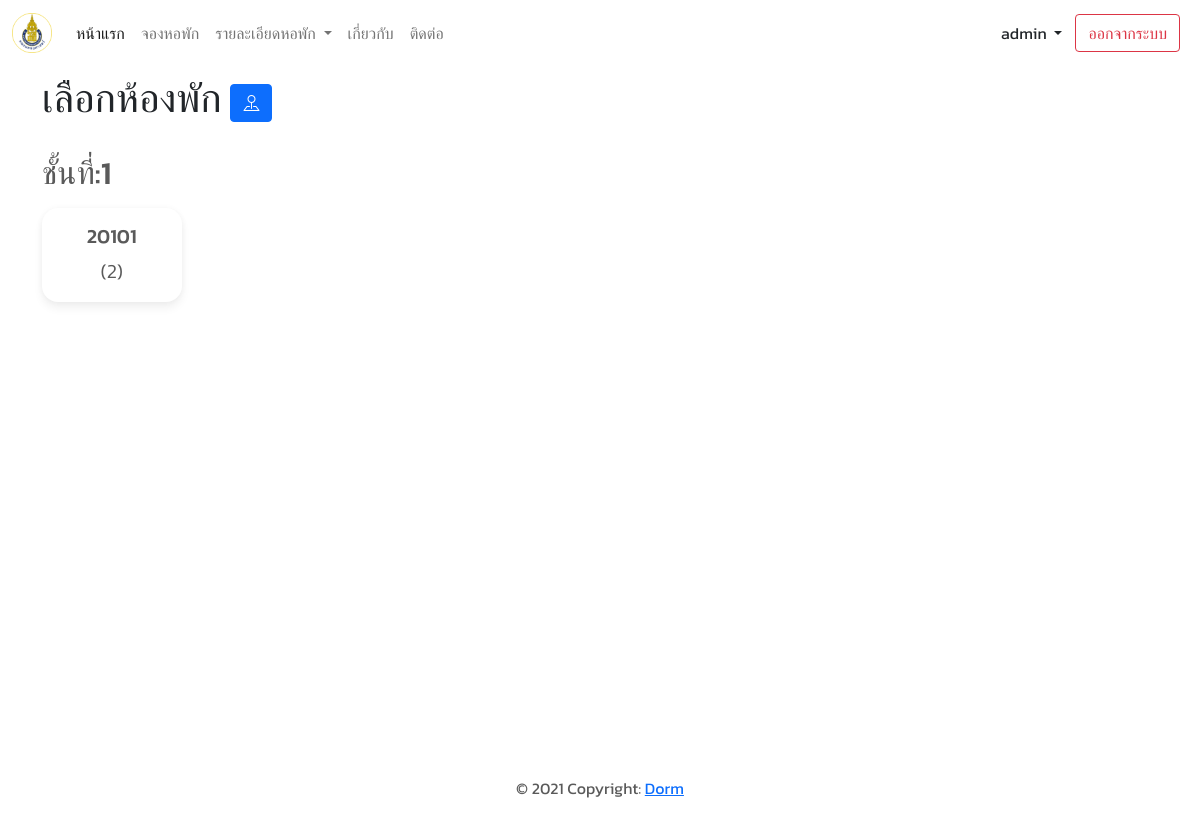
Screenshot of /dorm/room/3/ (signed in) with the database file from the repository.
### dorm/models.py (models this page shows, shortened)
class Floor(models.Model):
    dorm_name = models.ForeignKey(Dormitory, on_delete=models.PROTECT, related_name='dormitory',
                                  related_query_name="dormitory",
                                  verbose_name="ชื่อหอพัก")
    number = models.PositiveIntegerField(default=1, verbose_name="ชั้น")

class Room(models.Model):
    TYPE_IN_ROOM = [('MALE', 'ผู้ชาย'), ('FEMALE', 'ผู้หญิง')]
    floor = models.ForeignKey(Floor, on_delete=models.PROTECT, related_name="floor", related_query_name="floor",
                              verbose_name="ชั้น")
    room_id = models.CharField(max_length=10, blank=True, null=True, unique=True, verbose_name="เลขห้อง")
    room_type = models.CharField(max_length=10, choices=TYPE_IN_ROOM, verbose_name="ประเภทห้องพัก")
    amount = models.PositiveIntegerField(default=3, verbose_name="จำนวน")
    is_status = models.BooleanField(default=True, verbose_name="สถานะของห้อง")

### dorm/views.py (the view)
# urls.py: path("room/<int:pk>/", views.RoomView.as_view(), name="room-name")
class RoomView(LoginRequiredMixin, View):
    login_url = "login"
    def get(self, request, pk):
        context = {}
        dorm = get_object_or_404(Dormitory, pk=pk, is_active=True)
        context["floors"] = dorm.dormitory.all()
        return render(request, "dorm/room.html", context)

### main/context_processors.py (called while the page is built)
def all_dormitory(self):
	dorms = Dormitory.objects.all()
	return dict(dorms= dorms )

### dorm/templates/dorm/room.html (shortened to what this page needs)
{% extends "base.html" %}
{% load static %}
{% block content %}
    <section id="room">
        <div class="container ">
            <p class="text-dark  h1 py-2"> เลือกห้องพัก <span>
                <button type="button" class="btn btn-primary" data-bs-toggle="modal" data-bs-target="#exampleModal">
                     <i class="bi bi-pin-map"></i>
                 </button></span>
            </p>
            {% for floor in floors %}
                <h2 class="mb-2 mt-4">ชั้นที่:{{ floor.number }}</h2>
                <div class="d-flex flex-row flex-wrap mb-5">
                    {% for room in floor.floor.all %}
                        <div class="col-lg-2 col-md-3 col-4  mt-2 ">
                            <div class="card w-75 sm-w-100 text-center lead {% if room.amount == 0 %}bg-danger text-light{% endif %}">
                                <form method="POST" action="{% url 'confirm' %}" id="{{ room.id }}">
                                    <div class="card-body"
                                            {% if room.amount != 0 %} onclick="submitform({{ room.id }}) {% endif %}">
                                        <h5 class="card-title">{{ room.room_id }}</h5>
                                        <p class="card-text">({{ room.amount }})</p>
                                    </div>
                                </form>
                            </div>
                        </div>
                    {% endfor %}
                </div>
            {% endfor %}
        </div>
    </section>
{% endblock %}

### templates/include/navbar.html (shortened to what this page needs)
{% load static %}
<nav class="navbar navbar-expand-lg navbar-light ">
    <div class="container-fluid">
        <a class="navbar-brand" href="{% url 'index' %}">
            <img src="{% static 'images/pic/medpsu.png' %}" alt="" height="40">
        </a>
        <div class="collapse navbar-collapse" id="navbarSupportedContent">
            <ul class="navbar-nav me-auto mb-2 mb-lg-0">
                <li class="nav-item">
                    <a class="nav-link active" aria-current="page" href="{% url 'index' %}">หน้าแรก</a>
                </li>
                <li class="nav-item">
                    <a class="nav-link" href="{% url 'dorm' %}">จองหอพัก</a>
                </li>
                <li class="nav-item dropdown">
                    <a class="nav-link dropdown-toggle" href="#" id="navbarDropdown" role="button"
                        data-bs-toggle="dropdown" aria-expanded="false">
                        รายละเอียดหอพัก
                    </a>
                </li>
                <li class="nav-item">
                    <a class="nav-link" href="#">เกี่ยวกับ</a>
                </li>
                <li class="nav-item">
                    <a class="nav-link" href="#">ติดต่อ</a>
                </li>
            </ul>
            <ul class="navbar-nav mb-2 mb-lg-0">
                {% if request.user.is_authenticated %}
                <li class="nav-item">
                    <div class="dropdown">
                        <button class="btn btn-outline dropdown-toggle" type="button" id="dropdownMenuUser"
                            data-bs-toggle="dropdown" aria-expanded="false">
                            {{request.user.username}}
                        </button>
                    </div>
                </li>
                <a href="{% url 'logout' %}" class="btn btn-outline-danger me-2 my-sm-0" type="button">ออกจากระบบ</a>
                {% else %}
                <a href="{% url 'login' %}" class="btn btn-outline-success me-2 my-sm-0" type="button">เข้าสู่ระบบ</a>
                &nbsp;
                {% endif %}
            </ul>
        </div>
    </div>
</nav>

### static/css/carousel.css (style rules this page uses)
body { padding-top: 3rem; padding-bottom: 3rem; color: #5a5a5a; }

### static/css/style.css (style rules this page uses)
* { font-family: 'Kanit', sans-serif !important; }

### dorm/templates/dorm/room.html (style rules this page uses)
.card { background: #fff; box-shadow: 0 6px 10px rgba(0, 0, 0, .06), 0 0 6px rgba(0, 0, 0, .04); transition: .3s transform cubic-bezier(.155, 1.105, .295, 1.12), .3s box-shadow, .3s -webkit-transform cubic-bezier(.155, 1.105, .295, 1.12); border: 0; border-radius: 1rem }
.container { height: 75vh; overflow: auto; background: #fff; }

### rows the page displays
Floor: number "1"
Room: room_id "20101", amount "2"

### other values shown
{{ request.user.username }} "admin"
